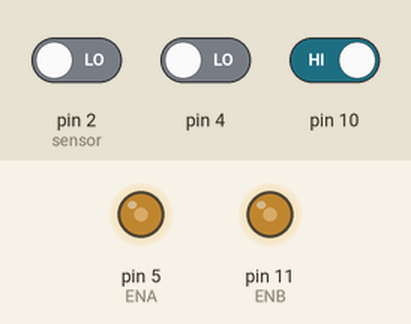
A sketch run on a simulated Arduino Uno, built with avr-gcc and run on an emulated ATmega328P. Parts: output pins drawn as LEDs (lit = HIGH). The test bench sets the inputs (shaded band); at power-on: pin 4 LOW, pin 2 (sensor) LOW, pin 10 HIGH. What the sketch prints to the serial monitor is not drawn.

Above: at 1.2 s.
1.3 s: pin 4 driven HIGH
2.9 s: pin 2 (sensor) driven HIGH
5.9 s: pin 10 driven LOW
7.9 s: pin 2 (sensor) driven LOW
Timing chart, 0 to 10.9 s (numbered marks = the images above; inputs shaded):
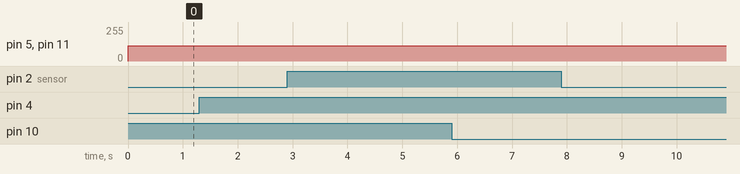

The sketch:

Line_tracking_car.ino
```cpp
//www.elegoo.com
//2016.09.23

int in1=6;
int in2=7;
int in3=8;
int in4=9;
int ENA=5;
int ENB=11;
 int ABS=115;
 void _mForward()
{
  analogWrite(ENA,ABS);
  analogWrite(ENB,ABS);
  digitalWrite(in1,HIGH);//digital output
  digitalWrite(in2,LOW);
  digitalWrite(in3,LOW);
  digitalWrite(in4,HIGH);
  Serial.println("go forward!");
}

void _mBack()
{
  analogWrite(ENA,ABS);
  analogWrite(ENB,ABS);
  digitalWrite(in1,LOW);
  digitalWrite(in2,HIGH);
  digitalWrite(in3,HIGH);
  digitalWrite(in4,LOW);
  Serial.println("go back!");
}

void _mleft()
{
   analogWrite(ENA,ABS);
   analogWrite(ENB,ABS);
  digitalWrite(in1,HIGH);
  digitalWrite(in2,LOW);
  digitalWrite(in3,HIGH);
  digitalWrite(in4,LOW);
   Serial.println("go left!");
}

void _mright()
{
   analogWrite(ENA,ABS);
   analogWrite(ENB,ABS);
  digitalWrite(in1,LOW);
  digitalWrite(in2,HIGH);
  digitalWrite(in3,LOW);
  digitalWrite(in4,HIGH);
   Serial.println("go right!");
}
void _mStop()
{
   digitalWrite(ENA,LOW);
   digitalWrite(ENB,LOW);
   Serial.println("Stop!");
}

void setup()
{
  Serial.begin(9600);
}

void loop() {
  int num1,num2,num3;
  num1=digitalRead(10);
  Serial.print("num1: "); Serial.println(num1);
  num2=digitalRead(4);
  Serial.print("num2: "); Serial.println(num2);
  num3=digitalRead(2);
  Serial.print("num3: "); Serial.println(num3);
   if((num1==0)&&num2&&num3)
   {
    _mleft();          //The sensor detected that right car turn left immediately when it meets black line
    delay(2);
    while(1){
    num2=digitalRead(2);         //Cycle to judge degree of intermediate sensor,
    if(num2==1)
    {  _mleft();                     //If num2==1 does not go to the middle position, continue to turn left.
     delay(2);}
     else
     break;                      //Detection of num2==0 instructions turned over, out of the loop, detection of three sensors’ statusand then make appropriate action
   }                                       //The following and so on
   }

  else if(num2&&num1&&(num3==0))
   {
    _mright();
    delay(2);
    while(1)
    {
     num2=digitalRead(2);
    if(num2==1){
      _mright();
     delay(2);}
     else
      break;
    }
   }
  else
  {
    _mForward();
    delay(2);
  }
}
```

Measured:
- after the input at 1.3 s, every drawn part: stays the same
- after the input at 2.9 s, every drawn part: stays the same
- after the input at 5.9 s, every drawn part: stays the same
- after the input at 7.9 s, every drawn part: stays the same
